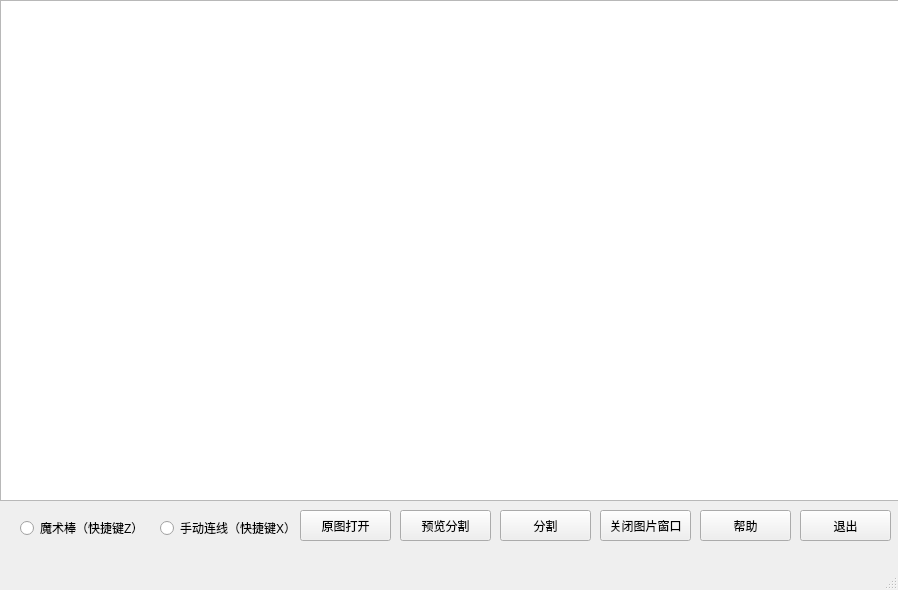
<?xml version="1.0" encoding="UTF-8"?>
<ui version="4.0">
 <class>Qt_Vision_2Class</class>
 <widget class="QMainWindow" name="Qt_Vision_2Class">
  <property name="geometry">
   <rect>
    <x>0</x>
    <y>0</y>
    <width>898</width>
    <height>590</height>
   </rect>
  </property>
  <property name="sizePolicy">
   <sizepolicy hsizetype="Preferred" vsizetype="Preferred">
    <horstretch>0</horstretch>
    <verstretch>0</verstretch>
   </sizepolicy>
  </property>
  <property name="mouseTracking">
   <bool>false</bool>
  </property>
  <property name="focusPolicy">
   <enum>Qt::NoFocus</enum>
  </property>
  <property name="windowTitle">
   <string>图片剪刀</string>
  </property>
  <property name="windowIcon">
   <iconset resource="Qt_Vision_2.qrc">
    <normaloff>:/Qt_Vision_2/Z:/素材/头像.png</normaloff>:/Qt_Vision_2/Z:/素材/头像.png</iconset>
  </property>
  <widget class="QWidget" name="centralWidget">
   <widget class="QPushButton" name="pushButton_open">
    <property name="geometry">
     <rect>
      <x>300</x>
      <y>510</y>
      <width>91</width>
      <height>31</height>
     </rect>
    </property>
    <property name="text">
     <string>原图打开</string>
    </property>
   </widget>
   <widget class="QPushButton" name="pushButton_cut">
    <property name="geometry">
     <rect>
      <x>500</x>
      <y>510</y>
      <width>91</width>
      <height>31</height>
     </rect>
    </property>
    <property name="text">
     <string>分割</string>
    </property>
   </widget>
   <widget class="QPushButton" name="pushButton_exit">
    <property name="geometry">
     <rect>
      <x>800</x>
      <y>510</y>
      <width>91</width>
      <height>31</height>
     </rect>
    </property>
    <property name="text">
     <string>退出</string>
    </property>
   </widget>
   <widget class="QGraphicsView" name="graphicsView">
    <property name="enabled">
     <bool>true</bool>
    </property>
    <property name="geometry">
     <rect>
      <x>0</x>
      <y>0</y>
      <width>901</width>
      <height>501</height>
     </rect>
    </property>
    <property name="sizePolicy">
     <sizepolicy hsizetype="Preferred" vsizetype="Preferred">
      <horstretch>0</horstretch>
      <verstretch>0</verstretch>
     </sizepolicy>
    </property>
    <property name="minimumSize">
     <size>
      <width>901</width>
      <height>501</height>
     </size>
    </property>
    <property name="maximumSize">
     <size>
      <width>901</width>
      <height>501</height>
     </size>
    </property>
   </widget>
   <widget class="QPushButton" name="pushButton_help">
    <property name="geometry">
     <rect>
      <x>700</x>
      <y>510</y>
      <width>91</width>
      <height>31</height>
     </rect>
    </property>
    <property name="text">
     <string>帮助</string>
    </property>
   </widget>
   <widget class="QPushButton" name="pushButton_preview">
    <property name="geometry">
     <rect>
      <x>400</x>
      <y>510</y>
      <width>91</width>
      <height>31</height>
     </rect>
    </property>
    <property name="text">
     <string>预览分割</string>
    </property>
   </widget>
   <widget class="QPushButton" name="pushButton_close">
    <property name="geometry">
     <rect>
      <x>600</x>
      <y>510</y>
      <width>91</width>
      <height>31</height>
     </rect>
    </property>
    <property name="text">
     <string>关闭图片窗口</string>
    </property>
   </widget>
   <widget class="QRadioButton" name="radio_auto">
    <property name="geometry">
     <rect>
      <x>20</x>
      <y>520</y>
      <width>131</width>
      <height>16</height>
     </rect>
    </property>
    <property name="text">
     <string>魔术棒（快捷键Z）</string>
    </property>
   </widget>
   <widget class="QRadioButton" name="radio_hand">
    <property name="geometry">
     <rect>
      <x>160</x>
      <y>520</y>
      <width>131</width>
      <height>16</height>
     </rect>
    </property>
    <property name="text">
     <string>手动连线（快捷键X）</string>
    </property>
   </widget>
  </widget>
  <widget class="QMenuBar" name="menuBar">
   <property name="geometry">
    <rect>
     <x>0</x>
     <y>0</y>
     <width>898</width>
     <height>23</height>
    </rect>
   </property>
  </widget>
  <widget class="QStatusBar" name="statusBar"/>
  <action name="actionopen_file">
   <property name="text">
    <string>打开图片文件夹</string>
   </property>
   <property name="statusTip">
    <string/>
   </property>
  </action>
  <action name="action">
   <property name="text">
    <string>分割结果另存为</string>
   </property>
  </action>
 </widget>
 <layoutdefault spacing="6" margin="11"/>
 <resources>
  <include location="Qt_Vision_2.qrc"/>
 </resources>
 <connections>
  <connection>
   <sender>pushButton_help</sender>
   <signal>clicked()</signal>
   <receiver>Qt_Vision_2Class</receiver>
   <slot>onHelpButton()</slot>
   <hints>
    <hint type="sourcelabel">
     <x>700</x>
     <y>575</y>
    </hint>
    <hint type="destinationlabel">
     <x>377</x>
     <y>572</y>
    </hint>
   </hints>
  </connection>
  <connection>
   <sender>pushButton_open</sender>
   <signal>clicked()</signal>
   <receiver>Qt_Vision_2Class</receiver>
   <slot>onOpenButton()</slot>
   <hints>
    <hint type="sourcelabel">
     <x>390</x>
     <y>575</y>
    </hint>
    <hint type="destinationlabel">
     <x>590</x>
     <y>579</y>
    </hint>
   </hints>
  </connection>
  <connection>
   <sender>pushButton_cut</sender>
   <signal>clicked()</signal>
   <receiver>Qt_Vision_2Class</receiver>
   <slot>onOpenZoomButton()</slot>
   <hints>
    <hint type="sourcelabel">
     <x>590</x>
     <y>575</y>
    </hint>
    <hint type="destinationlabel">
     <x>698</x>
     <y>576</y>
    </hint>
   </hints>
  </connection>
  <connection>
   <sender>pushButton_exit</sender>
   <signal>clicked()</signal>
   <receiver>Qt_Vision_2Class</receiver>
   <slot>onExit()</slot>
   <hints>
    <hint type="sourcelabel">
     <x>838</x>
     <y>560</y>
    </hint>
    <hint type="destinationlabel">
     <x>802</x>
     <y>578</y>
    </hint>
   </hints>
  </connection>
  <connection>
   <sender>pushButton_preview</sender>
   <signal>clicked()</signal>
   <receiver>Qt_Vision_2Class</receiver>
   <slot>onPreview()</slot>
   <hints>
    <hint type="sourcelabel">
     <x>440</x>
     <y>575</y>
    </hint>
    <hint type="destinationlabel">
     <x>385</x>
     <y>553</y>
    </hint>
   </hints>
  </connection>
  <connection>
   <sender>pushButton_close</sender>
   <signal>clicked()</signal>
   <receiver>Qt_Vision_2Class</receiver>
   <slot>onCloseWindow()</slot>
   <hints>
    <hint type="sourcelabel">
     <x>645</x>
     <y>553</y>
    </hint>
    <hint type="destinationlabel">
     <x>270</x>
     <y>538</y>
    </hint>
   </hints>
  </connection>
 </connections>
 <slots>
  <slot>onHelpButton()</slot>
  <slot>onOpenZoomButton()</slot>
  <slot>onOpenButton()</slot>
  <slot>onCutButton()</slot>
  <slot>onExit()</slot>
  <slot>onPreview()</slot>
  <slot>onCloseWindow()</slot>
 </slots>
</ui>
